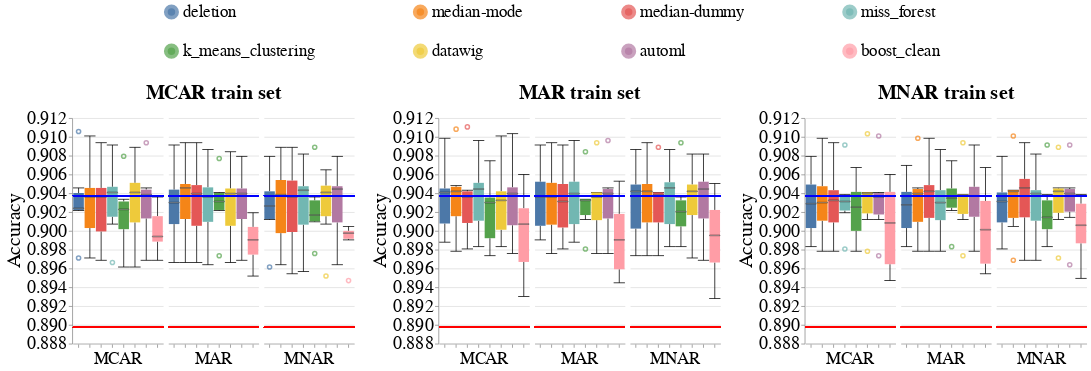

Here is the notebook cell this chart was saved with:
### Code cell
create_box_plots_for_diff_imputers_v2(dataset_name=DATASET_NAME,
                                      model_name='lr_clf',
                                      metric_name='accuracy',
                                      db_client=db_client)

### Figure 1 — Vega-Lite specification as saved in the notebook (floating-point values rounded to 4 significant figures; data arrays with more than 128 entries replaced by an {"elided": "..."} marker saying what was removed)
{"config": {"view": {"continuousWidth": 400, "continuousHeight": 300, "stroke": null}, "axis": {"labelFontSize": 24, "labelFontWeight": "normal", "titleFontSize": 26, "titleFontWeight": "normal"}, "facet": {"spacing": 5}, "header": {"labelFontSize": 22, "labelOrient": "bottom", "labelPadding": 5, "titleFontSize": 26}, "legend": {"columns": 4, "direction": "horizontal", "labelFontSize": 22, "labelLimit": 400, "orient": "top", "symbolOffset": 120, "symbolStrokeWidth": 10, "titleAnchor": "middle", "titleFontSize": 24, "titleLimit": 300}, "title": {"fontSize": 26}}, "hconcat": [{"facet": {"column": {"field": "Test_Injection_Strategy", "sort": ["MCAR", "MAR", "MNAR"], "title": "MCAR train set", "type": "nominal"}}, "spec": {"layer": [{"mark": {"type": "boxplot", "median": {"stroke": "black", "strokeWidth": 0.7}, "ticks": true}, "encoding": {"color": {"field": "Null_Imputer_Name", "sort": ["deletion", "median-mode", "median-dummy", "miss_forest", "k_means_clustering", "datawig", "automl", "boost_clean"], "title": null, "type": "nominal"}, "x": {"axis": {"labels": false}, "field": "Null_Imputer_Name", "sort": ["deletion", "median-mode", "median-dummy", "miss_forest", "k_means_clustering", "datawig", "automl", "boost_clean"], "title": null, "type": "nominal"}, "y": {"field": "Metric_Value", "scale": {"zero": false}, "title": "Accuracy", "type": "quantitative"}}}, {"mark": "rule", "encoding": {"color": {"value": "blue"}, "size": {"value": 2}, "y": {"field": "Baseline_Median", "type": "quantitative"}}}, {"mark": "rule", "encoding": {"color": {"value": "red"}, "size": {"value": 2}, "y": {"field": "Base_Rate", "type": "quantitative"}}}], "width": 120}}, {"data": {"name": "data-b079c659f1f846da341b3b2f55c901ba"}, "facet": {"column": {"field": "Test_Injection_Strategy", "sort": ["MCAR", "MAR", "MNAR"], "title": "MAR train set", "type": "nominal"}}, "spec": {"layer": [{"mark": {"type": "boxplot", "median": {"stroke": "black", "strokeWidth": 0.7}, "ticks": true}, "encoding": {"color": {"field": "Null_Imputer_Name", "sort": ["deletion", "median-mode", "median-dummy", "miss_forest", "k_means_clustering", "datawig", "automl", "boost_clean"], "title": null, "type": "nominal"}, "x": {"axis": {"labels": false}, "field": "Null_Imputer_Name", "sort": ["deletion", "median-mode", "median-dummy", "miss_forest", "k_means_clustering", "datawig", "automl", "boost_clean"], "title": null, "type": "nominal"}, "y": {"field": "Metric_Value", "scale": {"zero": false}, "title": "Accuracy", "type": "quantitative"}}}, {"mark": "rule", "encoding": {"color": {"value": "blue"}, "size": {"value": 2}, "y": {"field": "Baseline_Median", "type": "quantitative"}}}, {"mark": "rule", "encoding": {"color": {"value": "red"}, "size": {"value": 2}, "y": {"field": "Base_Rate", "type": "quantitative"}}}], "width": 120}}, {"data": {"name": "data-917989d23855d9adf88a0c9d3544e7c8"}, "facet": {"column": {"field": "Test_Injection_Strategy", "sort": ["MCAR", "MAR", "MNAR"], "title": "MNAR train set", "type": "nominal"}}, "spec": {"layer": [{"mark": {"type": "boxplot", "median": {"stroke": "black", "strokeWidth": 0.7}, "ticks": true}, "encoding": {"color": {"field": "Null_Imputer_Name", "sort": ["deletion", "median-mode", "median-dummy", "miss_forest", "k_means_clustering", "datawig", "automl", "boost_clean"], "title": null, "type": "nominal"}, "x": {"axis": {"labels": false}, "field": "Null_Imputer_Name", "sort": ["deletion", "median-mode", "median-dummy", "miss_forest", "k_means_clustering", "datawig", "automl", "boost_clean"], "title": null, "type": "nominal"}, "y": {"field": "Metric_Value", "scale": {"zero": false}, "title": "Accuracy", "type": "quantitative"}}}, {"mark": "rule", "encoding": {"color": {"value": "blue"}, "size": {"value": 2}, "y": {"field": "Baseline_Median", "type": "quantitative"}}}, {"mark": "rule", "encoding": {"color": {"value": "red"}, "size": {"value": 2}, "y": {"field": "Base_Rate", "type": "quantitative"}}}], "width": 120}}], "data": {"name": "data-2031bd5f9f2b4b5c15f2f906439dc095"}, "resolve": {"scale": {"y": "shared"}}, "$schema": "https://vega.github.io/schema/vega-lite/v4.17.0.json", "datasets": {"data-2031bd5f9f2b4b5c15f2f906439dc095": {"elided": "144 records"}, "data-b079c659f1f846da341b3b2f55c901ba": {"elided": "144 records"}, "data-917989d23855d9adf88a0c9d3544e7c8": {"elided": "144 records"}}}
